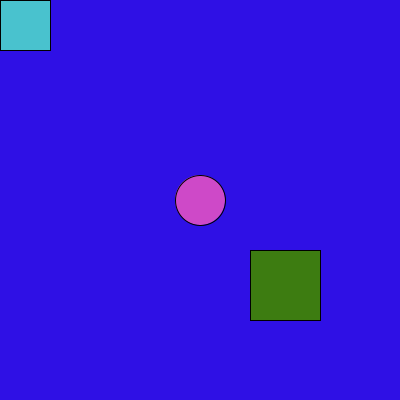
Frame 1 (no input)
Frame 60 (the mouse pressed at the canvas centre just before this capture): identical to frame 1, image omitted
Frame 120 (the mouse held since frame 60 and released just before this capture): identical to frame 1, image omitted

The Processing sketch that drew this single still picture (run headless with seeded random() and noise(); from frame 60 on, the mouse is pressed at the canvas centre):

// Processing sketch: sketch_161101a
// ── sketch_161101a.pde
void setup() {
  size(400, 400);
}
void draw() {
  background(#2F10E5);
  fill(#49C2CE);
  rect(0, 0, 50, 50);
  fill(#CE49C8);
  ellipse(200, 200, 50, 50);
  fill(#3D7C11);
  rect(250, 250, 70, 70);
  print(" Red ", red(get(mouseX, mouseY)));
  print(" Green ", green(get(mouseX, mouseY)));
  println(" Blue ", blue(get(mouseX, mouseY)));
}
